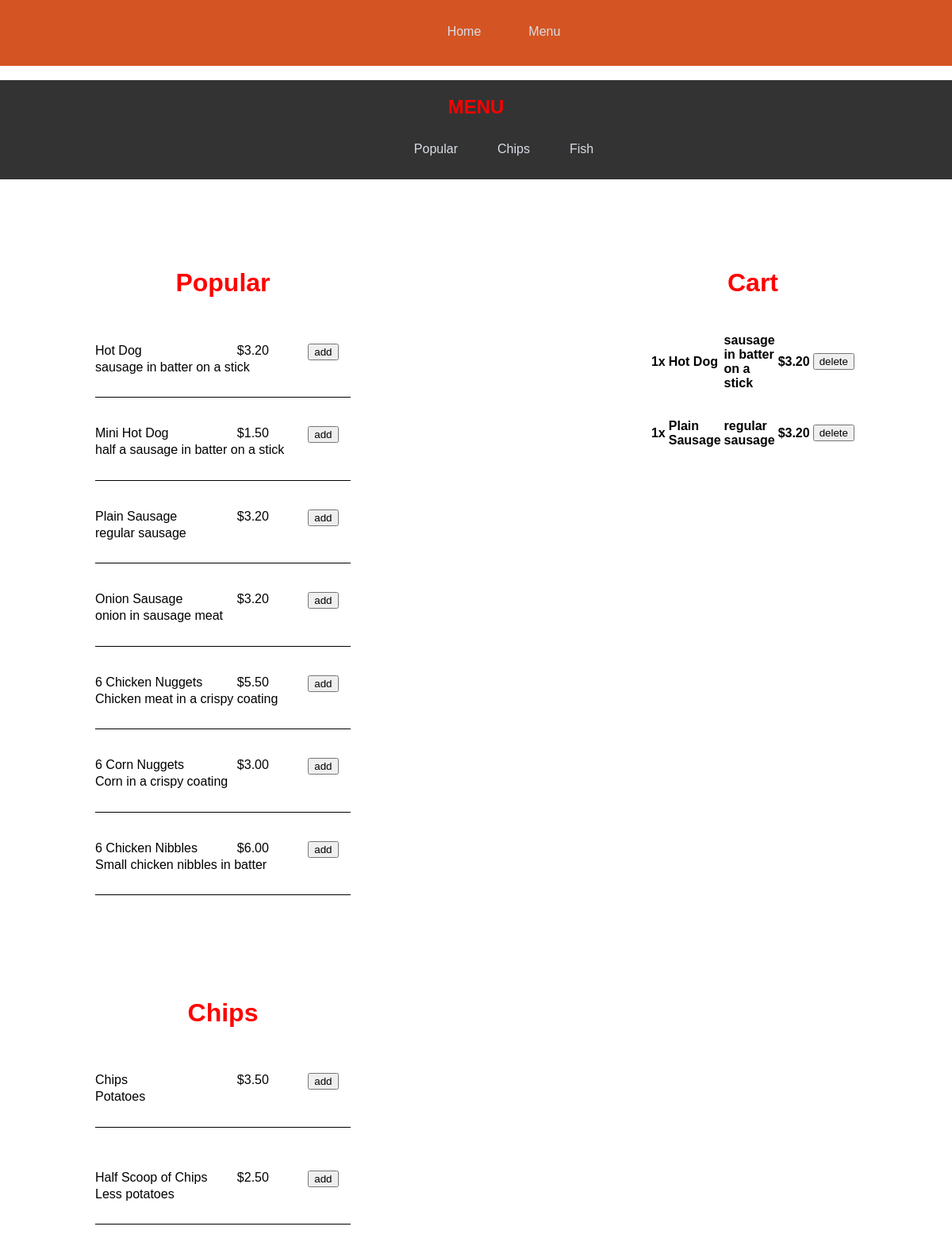
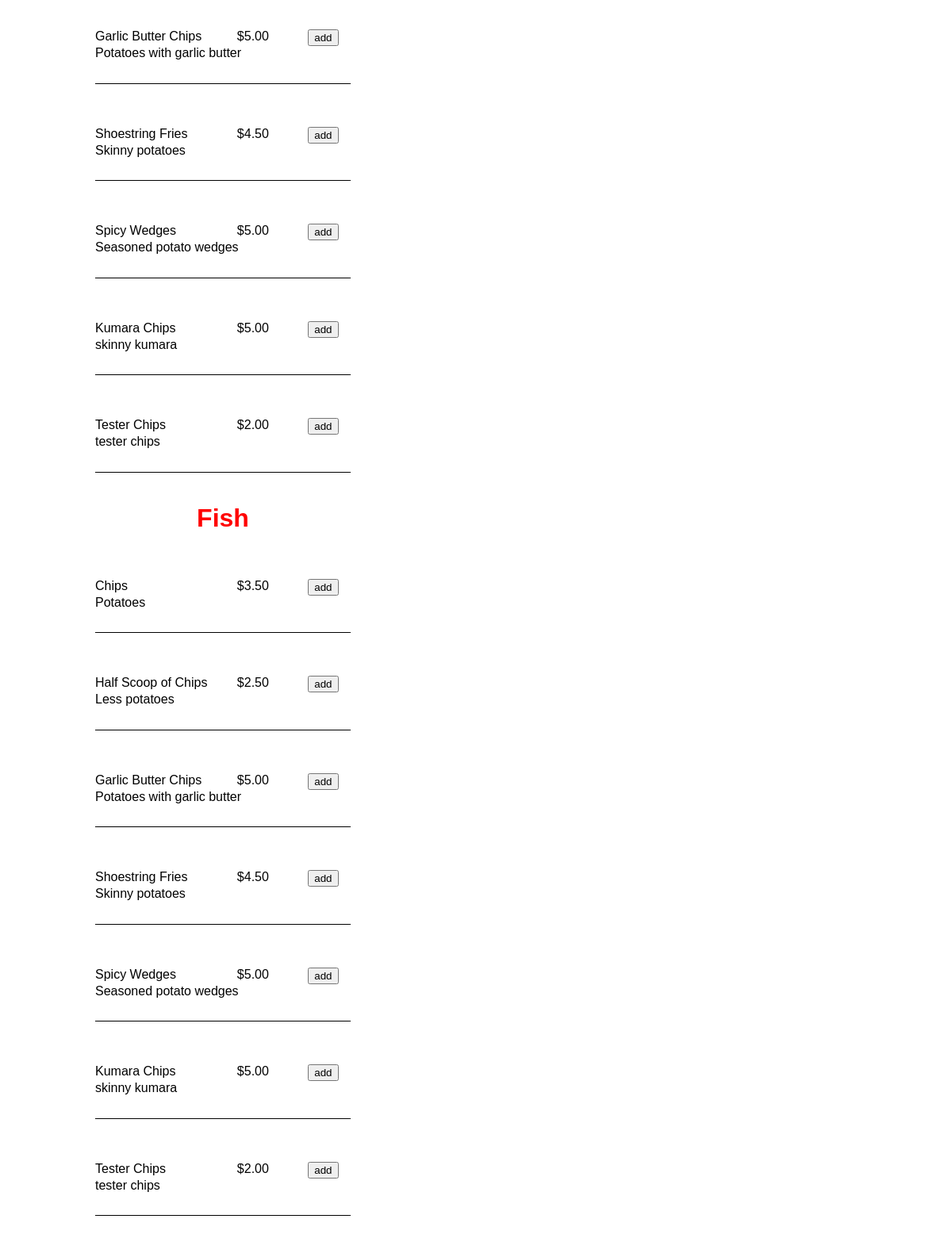
The page /menu on the database its author committed (2 pictures, top to bottom).
### tables this page shows
CREATE TABLE item (id INTEGER PRIMARY KEY, name STRING, description STRING, price DECIMAL, type STRING (100));

### main.py (the view)
@app.route("/menu", methods =['GET', 'POST'])
def menu():
   cursor = get_db().cursor()
   chips = "SELECT id, name, description, price FROM item WHERE type = 'Chips'"
   cursor.execute(chips)
   chips = cursor.fetchall()
   cursor = get_db().cursor()
   fish = "SELECT id, name, description, price FROM item WHERE type = 'Fish'"
   cursor.execute(fish)
   fish = cursor.fetchall()
   popular = "SELECT id, name, description, price FROM item WHERE type = 'Popular'"
   cursor.execute(popular)
   popular = cursor.fetchall()
   cursor = get_db().cursor()
   distinct = "select item_id, name, description, price, count(*) as ct from item INNER JOIN order_item ON item.id = order_item.item_id group by item_id order by item_id"
   cursor.execute(distinct)
   distinct = cursor.fetchall()
   return render_template("menu.html", chips = chips, fish = fish, popular = popular, distinct =distinct,)

### main.py (called while the page is built)
def get_db():
    db = getattr(g, '_database', None)
    if db is None:
        db = g._database = sqlite3.connect(DATABASE)
    return db

@app.teardown_appcontext
def close_connection(exception):
    db = getattr(g, '_database', None)
    if db is not None:
        db.close()

### templates/menu.html (shortened to what this page needs)
<!DOCTYPE html>
<html lang="en">
<head>
    <link rel="stylesheet" href={{url_for('static',filename='stickymenu.css')}}>
</head>
<body>
    <nav>
        <div id="navbar" class="nav">
            <ul>
                <li><a href="http://127.0.0.1:5000/" class="nav-link hover">Home</a></li>
                <li><a href="http://127.0.0.1:5000/menu" class="nav-link hover">Menu</a></li>
            </ul>
            </div>
    <div id="menubar">
        <h1>MENU</h1>
        <ul>
            <li><a href="http://127.0.0.1:5000/menu#popular">Popular</a></li>
            <li><a href="http://127.0.0.1:5000/menu#chips">Chips</a></li>
            <li><a href="http://127.0.0.1:5000/menu#fish">Fish</a></li>
        </ul>
    </div>
</nav>
<div class="content">
<div id="menu">
        <br>
        <br>
        <br>
        <h1 id="popular"> Popular</h1>
    {% for item in popular%}
    <div class="item">
    <div id="name">{{item [1]}}</div>
    <div id="price">{{item [3]}}</div>
    <div id="add">
        <form action="/add" method="post">
        <input type="submit" value="add">
        </form></div>
    <div id="description">{{item [2]}}</div>
    <br>
    </div>
    {% endfor %}
    <br>
    <br>
    <br>
    <br>
    <br>
    <br>
    <h1 id="chips">Chips</h1>
    {% for item in chips%}
    <div class="item">
    <div id="name">{{item [1]}}</div>
    <div id="price">{{item [3]}}</div>
    <div id="add">
        <form action="/add" method="post">
        <input type="submit" value="add">
        </form></div>
<div id="description">{{item [2]}}</div>
<br>
</div>
<br>
{% endfor %}
<h1 id="fish">Fish</h1>
    {% for item in chips%}
    <div class="item">
    <div id="name">{{item [1]}}</div>
    <div id="price">{{item [3]}}</div>
    <div id="add">
        <form action="/add" method="post">
        <input type="submit" value="add">
        </form></div>
<div id="description">{{item [2]}}</div>
<br>
</div>
<br>
{% endfor %}
</div>
<div id ="order-sidebar">
    <br>
    <br>
    <br>
    <h1>Cart</h1>
        <table class="center">
            <tr>
              <th></th>
              <th></th>
              <th></th>
              <th></th>
              <th></th>
            </tr>
        {% for item in distinct %}
      <tr>
          <td><h3>{{ item [4] }}x</h3></td>
          <td><h3>{{ item [1] }}</h3></td>
          <td><h3>{{ item [2] }}</h3></td>
          <td><h3>{{ item [3]}}</h3></td>
          <td>
                <form action="/delete" method="post">
                <input class = "button" type="submit" value="delete">
                </form>
          {% endfor %}
    </div>
    </body>
</html>

### static/stickymenu.css (style rules this page uses)
* { font-family: sans-serif; }
html { scroll-behavior: smooth; scroll-padding-top: var(--scroll-padding,280px); }
body { padding:0px; margin: 0; }
.content { margin-top: 60px; }
#navbar { overflow: hidden; background-color: rgb(212, 85, 35); }
.nav-link { float: left; display: block; color: #d8dee7; text-align: center; padding: 15px; text-decoration: none; font-family: Arial, Helvetica, sans-serif; justify-content: space-around; margin:auto; }
ul { display: flex; justify-content: center; }
li { list-style: none; margin-left:30px; }
li a { text-decoration: none; }
li a::after { content: ' '; width: 0; height: 3px; text-underline-offset: 0.5rem; background-color: rgb(255, 218, 56); margin: auto; display: block; }
#menubar { overflow: hidden; background-color: rgb(51, 51, 51); position: fixed; width:100%; margin-top: 18px; }
#menubar a { float: left; display: block; color: #d8dee7; text-align: center; padding: 10px; text-decoration: none; font-family: Arial, Helvetica, sans-serif; }
h1 { color: red; text-align: center; font-family: Arial, Helvetica, sans-serif; }
h3 { font-size:medium; }
table.center { margin-left: auto; margin-right: auto; }
th { color: rgb(48, 48, 48); font-family: Arial, Helvetica, sans-serif; font-size: large; text-align: center; }
#menu { grid-area: menu; padding: 10vmin; padding-left: 10vmin; padding-right: 20vmin; }
#order-sidebar { grid-area: order-sidebar; padding: 10vmin; }
.item { border-bottom: solid 1px; display: grid; grid-template-columns: 1fr 0.5fr 0.3fr; grid-template-rows: 0.5fr 0.5fr; grid-template-areas: "name price add" "description description description" }
#name { grid-area:name; padding-top: 3vmin; font-family: 'Franklin Gothic Medium', 'Arial Narrow', Arial, sans-serif; }
#price { grid-area: price; padding-top:3vmin; }
#add { grid-area:add; padding-top: 3vmin; }
#description { grid-area:description; }

### templates/menu.html (style rules this page uses)
.content { display:grid; height: 100vh; grid-template-columns: 1.5fr 1fr; grid-template-rows: 1fr; grid-template-areas: "menu order-sidebar"; grid-gap:0.5rem 1.0rem; }
nav { position: sticky; grid-area: nav; }

### rows shown on the page
item: name "Hot Dog", price "$3.20", description "sausage in batter on a stick", item "1"
item: name "Mini Hot Dog", price "$1.50", description "half a sausage in batter on a stick"
item: name "Plain Sausage", price "$3.20", description "regular sausage", item "1"
item: name "Onion Sausage", price "$3.20", description "onion in sausage meat"
item: name "6 Chicken Nuggets", price "$5.50", description "Chicken meat in a crispy coating"
item: name "6 Corn Nuggets", price "$3.00", description "Corn in a crispy coating"
item: name "6 Chicken Nibbles", price "$6.00", description "Small chicken nibbles in batter"
item: name "Chips", price "$3.50", description "Potatoes"
item: name "Half Scoop of Chips", price "$2.50", description "Less potatoes"
item: name "Garlic Butter Chips", price "$5.00", description "Potatoes with garlic butter"
item: name "Shoestring Fries", price "$4.50", description "Skinny potatoes"
item: name "Spicy Wedges", price "$5.00", description "Seasoned potato wedges"
item: name "Kumara Chips", price "$5.00", description "skinny kumara"
item: name "Tester Chips", price "$2.00", description "tester chips"
